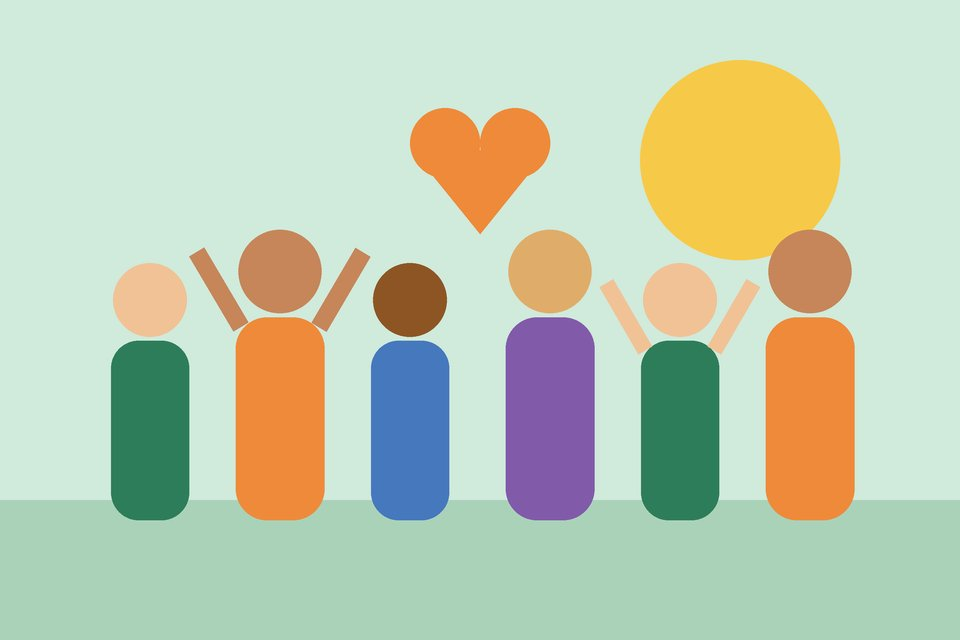
#> input picture imagens/ong-maos-solidarias.jpg, 960 x 640 px; its folder holds 3 pictures in this run
$ python otimizar_imagens.py
#> lines starting #> are read from the running program, lines starting #| are printed output that depends on the picture
"""
Gera versões otimizadas das imagens do site (executar ao adicionar ou trocar fotos).

Para cada JPEG em imagens/ cria:
  - <nome>.webp       mesma largura, formato WebP (bem menor que o JPEG)
  - <nome>-480.webp   metade da largura, usada em telas pequenas (srcset)
O JPEG original continua como alternativa para navegadores sem WebP.

Uso: python scripts/otimizar_imagens.py   (requer: pip install pillow)
"""
import pathlib

from PIL import Image

RAIZ = pathlib.Path(__file__).resolve().parent.parent
QUALIDADE = 78
LARGURA_PEQUENA = 480


def kb(caminho):
    return caminho.stat().st_size / 1024


def main():
    total_antes = total_depois = 0
    for jpg in sorted((RAIZ / 'imagens').rglob('*.jpg')):
        with Image.open(jpg) as imagem:
#> imagem is the input picture: PIL image 960x640 RGB; mean R, G, B 192.1, 204.9, 178.8
            imagem = imagem.convert('RGB')
            webp = jpg.with_suffix('.webp')
            imagem.save(webp, 'WEBP', quality=QUALIDADE, method=6)

            altura = round(imagem.height * LARGURA_PEQUENA / imagem.width)
#> altura = 320
            pequena = jpg.with_name(f'{jpg.stem}-{LARGURA_PEQUENA}.webp')
            imagem.resize((LARGURA_PEQUENA, altura), Image.LANCZOS).save(
                pequena, 'WEBP', quality=QUALIDADE, method=6)
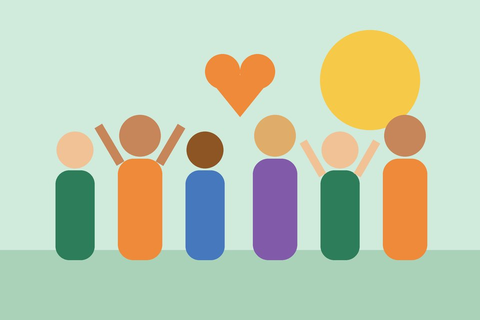
#> saved as ong-maos-solidarias-480.webp: PIL image 480x320 RGB; mean R, G, B 192.1, 204.9, 178.8

        total_antes += kb(jpg)
        total_depois += kb(webp)
        print(f'{jpg.relative_to(RAIZ)}: {kb(jpg):.1f} KB → {kb(webp):.1f} KB (WebP) '
              f'| {kb(pequena):.1f} KB ({LARGURA_PEQUENA}px)')
    print(f'Total: {total_antes:.1f} KB → {total_depois:.1f} KB '
          f'({100 - total_depois / total_antes * 100:.0f}% menor)')


if __name__ == '__main__':
    main()
